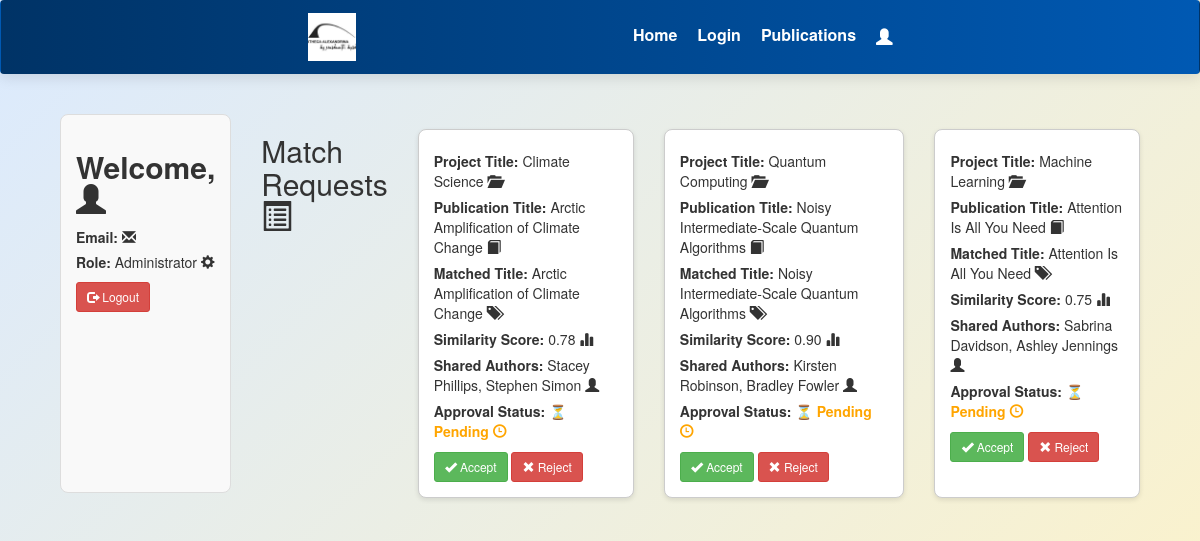
Page /administrator_dashboard/ on the earlier database version.
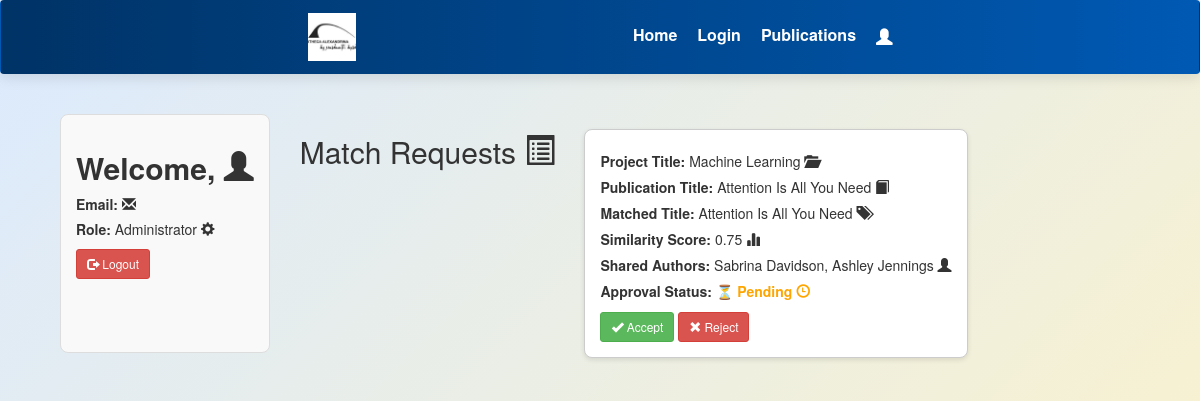
Same page on the later database version.
### projects/models.py (models this page shows, shortened)
class MatchRequest(models.Model):
    project = models.ForeignKey(Project, on_delete=models.CASCADE, default=get_default_project)
    publication = models.ForeignKey(Publication, on_delete=models.CASCADE)
    match_title = models.CharField(max_length=255)
    match_score = models.FloatField()
    match_authors = models.TextField()
    approved = models.BooleanField(null=True)

class Project(models.Model):
    title = models.CharField(max_length=200)
    created = models.DateField()
    team = models.CharField(max_length=300)
    abstract = models.TextField(default="No abstract yet")
    duration = models.CharField(max_length=100)
    domain = models.CharField(max_length=100)
    scientific_case = models.TextField()
    keywords = models.TextField(blank=True, help_text="Comma-separated keywords for AI matching")
    STATUS_CHOICES = [
        ('active', 'Active'),
        ('completed', 'Completed'),
        ('on_hold', 'On Hold'),
        ('cancelled', 'Cancelled'),
    ]
    status = models.CharField(max_length=20, choices=STATUS_CHOICES, default='active')
    principal_investigator = models.CharField(max_length=200, blank=True)
    funding_source = models.CharField(max_length=200, blank=True)
    website = models.URLField(blank=True)
    created_at = models.DateTimeField(auto_now_add=True)
    updated_at = models.DateTimeField(auto_now=True)
    class Meta:
        ordering = ['-created']

class Publication(models.Model):
    project = models.ForeignKey(Project, on_delete=models.CASCADE, related_name='publications')
    title = models.CharField(max_length=200)
    primary_author = models.ForeignKey(Author, on_delete=models.CASCADE, related_name='primary_publications',null=True, blank=True)
    url = models.URLField(blank=True)
    year = models.PositiveIntegerField()
    file = models.FileField(upload_to='publications/files/', blank=True)
    image = models.ImageField(upload_to='publications/images/', blank=True)
    type = models.CharField(max_length=100, choices=PUBLICATION_TYPES)
    collaborators = models.ManyToManyField(Author, related_name='collaborated_publications', blank=True)
    uploaded_at = models.DateTimeField(auto_now_add=True)
    abstract = models.TextField(default="No abstract yet")
    email_sent = models.BooleanField(default=False)
    ai_processed = models.BooleanField(default=False)
    ai_confidence = models.FloatField(null=True, blank=True)

### projects/views.py (the view)
# urls.py: path('administrator_dashboard/', views.administrator_dashboard, name='administrator_dashboard'),
def administrator_dashboard(request):
    pending_requests = MatchRequest.objects.filter(approved__isnull=True).order_by("-id")
    return render(request, "registration/administrator_dashboard.html", {"match_requests": pending_requests})

### projects/templates/registration/administrator_dashboard.html (shortened to what this page needs)
{% extends "base.html" %}
{% block content %}
<div class="admin-info">
  <h2>Welcome, {{ request.user.username }} <span class="glyphicon glyphicon-user"></span></h2>
  <p><strong>Email:</strong> {{ request.user.email }} <span class="glyphicon glyphicon-envelope"></span></p>
  <p><strong>Role:</strong> Administrator <span class="glyphicon glyphicon-cog"></span></p>
  <form action="{% url 'logout' %}" method="post">
    <button type="submit" class="btn btn-danger btn-sm">
      <span class="glyphicon glyphicon-log-out"></span> Logout
    </button>
  </form>
</div>
<h2>Match Requests <span class="glyphicon glyphicon-list-alt"></span></h2>
{% for request in match_requests %}
  <div class="match-request">
    <p><strong>Project Title:</strong> {{ request.project.title }} <span class="glyphicon glyphicon-folder-open"></span></p>
    <p><strong>Publication Title:</strong> {{ request.publication.title }} <span class="glyphicon glyphicon-book"></span></p>
    <p><strong>Matched Title:</strong> {{ request.match_title }} <span class="glyphicon glyphicon-tags"></span></p>
    <p><strong>Similarity Score:</strong> {{ request.match_score|floatformat:2 }} <span class="glyphicon glyphicon-stats"></span></p>
    <p><strong>Shared Authors:</strong> {{ request.match_authors }} <span class="glyphicon glyphicon-user"></span></p>
    <p><strong>Approval Status:</strong>
      {% if request.approved == True %}
        <span class="approved">✅ Approved <span class="glyphicon glyphicon-ok-circle"></span></span>
      {% elif request.approved == False %}
        <span class="rejected">❌ Rejected <span class="glyphicon glyphicon-remove-circle"></span></span>
      {% else %}
        <span class="pending">⏳ Pending <span class="glyphicon glyphicon-time"></span></span>
      {% endif %}
    </p>
    {% if request.approved == None %}
      <form method="post" action="{% url 'accept_match_request' request.id %}">
        <button name="decision" value="yes" class="btn btn-success btn-sm">
          <span class="glyphicon glyphicon-ok"></span> Accept
        </button>
        <button name="decision" value="no" class="btn btn-danger btn-sm">
          <span class="glyphicon glyphicon-remove"></span> Reject
        </button>
      </form>
    {% endif %}
  </div>
{% empty %}
  <p>No pending match requests.</p>
{% endfor %}
{% endblock %}

Differences in the rows shown:
no longer on this page (row edited): MatchRequest: project "Climate Science", publication "Arctic Amplification of Climate Change", match_title "Arctic Amplification of Climate Change", match_score "0.78", match_authors "Stacey Phillips, Stephen Simon", shows "⏳ Pending", shows "Accept"
no longer on this page (row edited): MatchRequest: project "Quantum Computing", publication "Noisy Intermediate-Scale Quantum Algorithms", match_title "Noisy Intermediate-Scale Quantum Algorithms", match_score "0.90", match_authors "Kirsten Robinson, Bradley Fowler", shows "⏳ Pending", shows "Accept"
